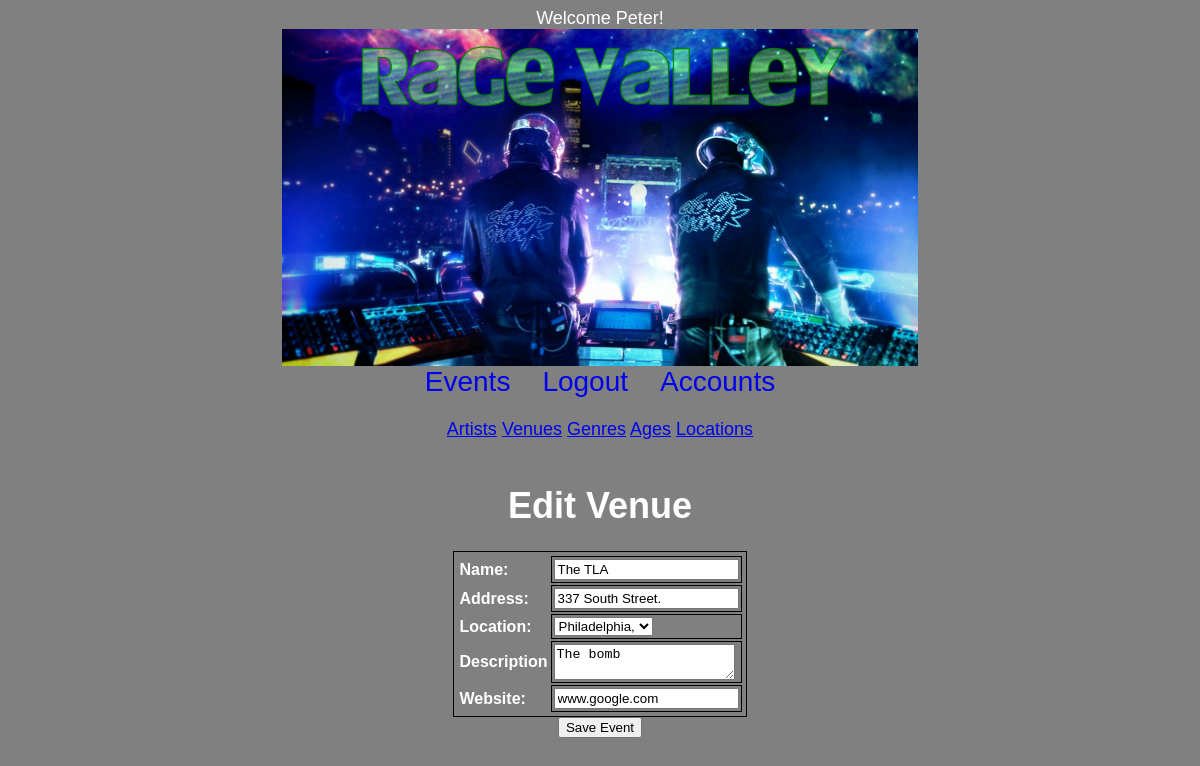
Page /admin/index.php?action=editVenue&vid=2 (signed in) on the earlier database version.
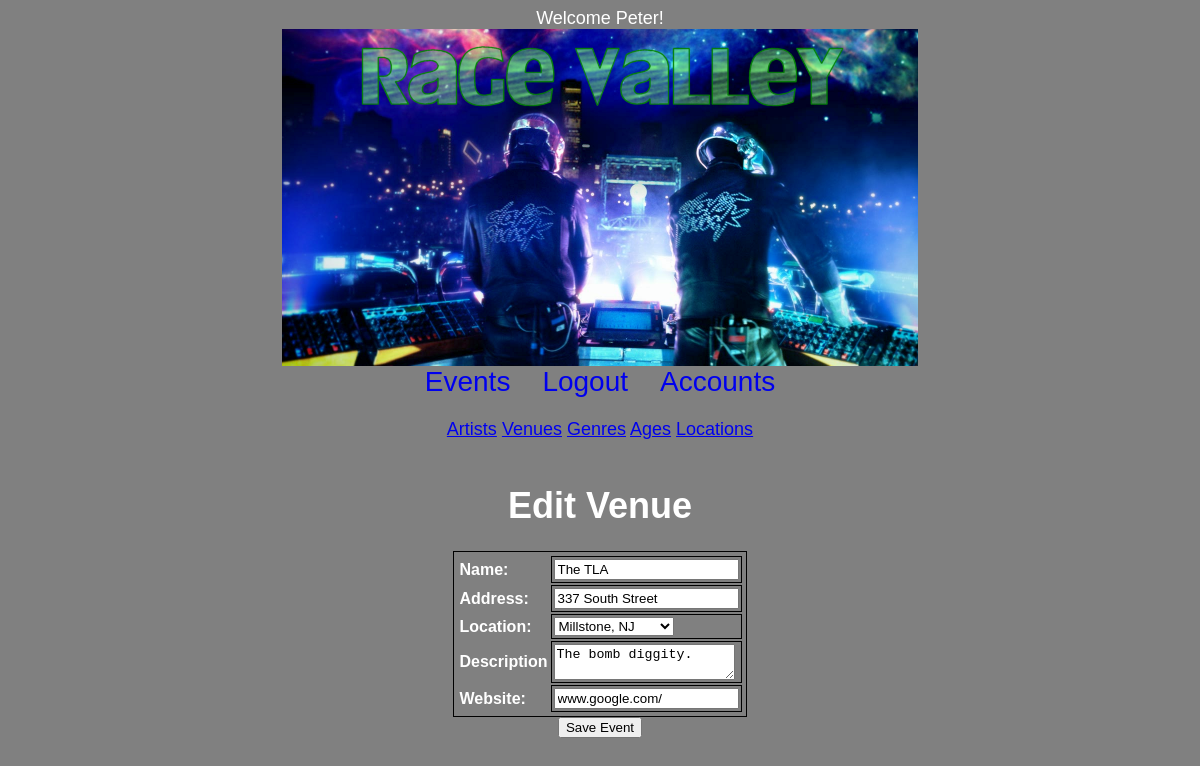
Same page on the later database version.
### tables this page shows
CREATE TABLE IF NOT EXISTS `venues` (
  `venueID` int(11) NOT NULL AUTO_INCREMENT,
  `locationID` int(11) NOT NULL,
  `name` varchar(200) NOT NULL,
  `address` varchar(200) NOT NULL,
  `description` varchar(1000) NOT NULL,
  `websiteLink` varchar(400) NOT NULL,
  PRIMARY KEY (`venueID`),
  UNIQUE KEY `venueID` (`venueID`)
);

### admin/model/venueDB.php (called while the page is built, shortened)
<?php
class VenueDB {
	static function getVenueByID($id){
		$db = Database::getDB();
		$query = "SELECT * FROM venues WHERE venueID = $id";
		$venue = $db->query($query);
		$venue = $venue->fetch();
		$venueByID = new Venue($venue['venueID'],
		                       $venue['locationID'],
							   $venue['name'],
							   $venue['address'],
							   $venue['description'],
							   $venue['websiteLink']);
		return $venueByID;
	}
}
?>

### admin/model/locationDB.php (called while the page is built, shortened)
<?php
class LocationDB {
	static function getLocationByID($id){
		$db = Database::getDB();
		$query = "SELECT * FROM locations WHERE locationID = $id";
		$result = $db->query($query);
		$location = $result->fetch();
		$locationByID = new Location($location['locationID'],
									 $location['city'],
									 $location['state'],
									 $location['zip'],
									 $location['country']);
		return $locationByID;
	}
}
?>

### admin/model/venue.php (called while the page is built, shortened)
<?php
class Venue{
	   public function __construct($venueID,$locationID,$name,$address,$description,$websiteLink) {
        $this->location = LocationDB::getLocationByID($locationID);
        $this->name = $name;
        $this->address = $address;
		$this->description = $description;
		$this->websiteLink = $websiteLink;
    }
	public function getName(){
		return $this->name;
	}
	public function getAddress(){
		return $this->address;
	}
	public function getWebsiteLink(){
		return $this->websiteLink;
	}
	public function getDescription(){
		return $this->description;
	}
}
?>

### admin/model/location.php (called while the page is built, shortened)
<?php
class Location {
	   public function __construct($locationID,$city,$state,$zip,$country) {
        $this->locationID = $locationID;
        $this->city = $city;
    }
	   public static function getLocations() {
        $db = Database::getDB();
        $query = "SELECT * FROM locations
				  ORDER BY city DESC";
        $result = $db->query($query);
		$locations = array();
		foreach ($result as $row){
			$location = new Location($row['locationID'],
								 $row['city'],
								 $row['state'],
								 $row['zip'],
								 $row['country']);
			$locations[] = $location;
		}
		return $locations;
}
	public function getID(){
		return $this->locationID;
	}
	public function getCity(){
		return $this->city;
	}
}
?>

### admin/view/venue/dsp_editVenue.php (the view, shortened to what this page needs)
<h1>Edit Venue</h1>
<form name="editVenue" method="post" action=".">
<table>
	<tr>
		<th>Name:</th>
		<td><input type="text" name="name" value="<?php echo $venue->getName();?>"/></td>
	</tr>
	<tr>
		<th>Address:</th>
		<td><input type="text" name="address" value="<?php echo $venue->getAddress();?>"/></td>
	</tr>
		<tr>
			<th>Location:</th>
			<td>
			<select name="location">
				<?php
					foreach ($locations as $location){ ?>
						<option <?php if ($location->getID() == $venue->location->getID()){echo "selected";} ?> name='location' value='<?php echo $location->getID() ?>'> <?php echo $location->getCity() . ", " . $venue->location->getState();?></option>
					<?php }
				?>
			</select>
			</td>
		</tr>
	<tr>
		<th>Description</th>
		<td><textarea name="description"><?php echo $venue->getDescription();?></textarea></td>
	</tr>
		<th>Website:</th>
		<td><input type="text" name="websiteLink" value="<?php echo $venue->getWebsiteLink();?>"/></td>
</table>
<input type="submit" value="Save Event" />
</form>

Differences in the rows shown:
changed venues "The TLA": address "337 South Street." → "337 South Street"; description "The bomb" → "The bomb diggity."; websiteLink "www.google.com" → "www.google.com/"
Other differences:
form field location: "Philadelphia," → "Millstone, NJ"
